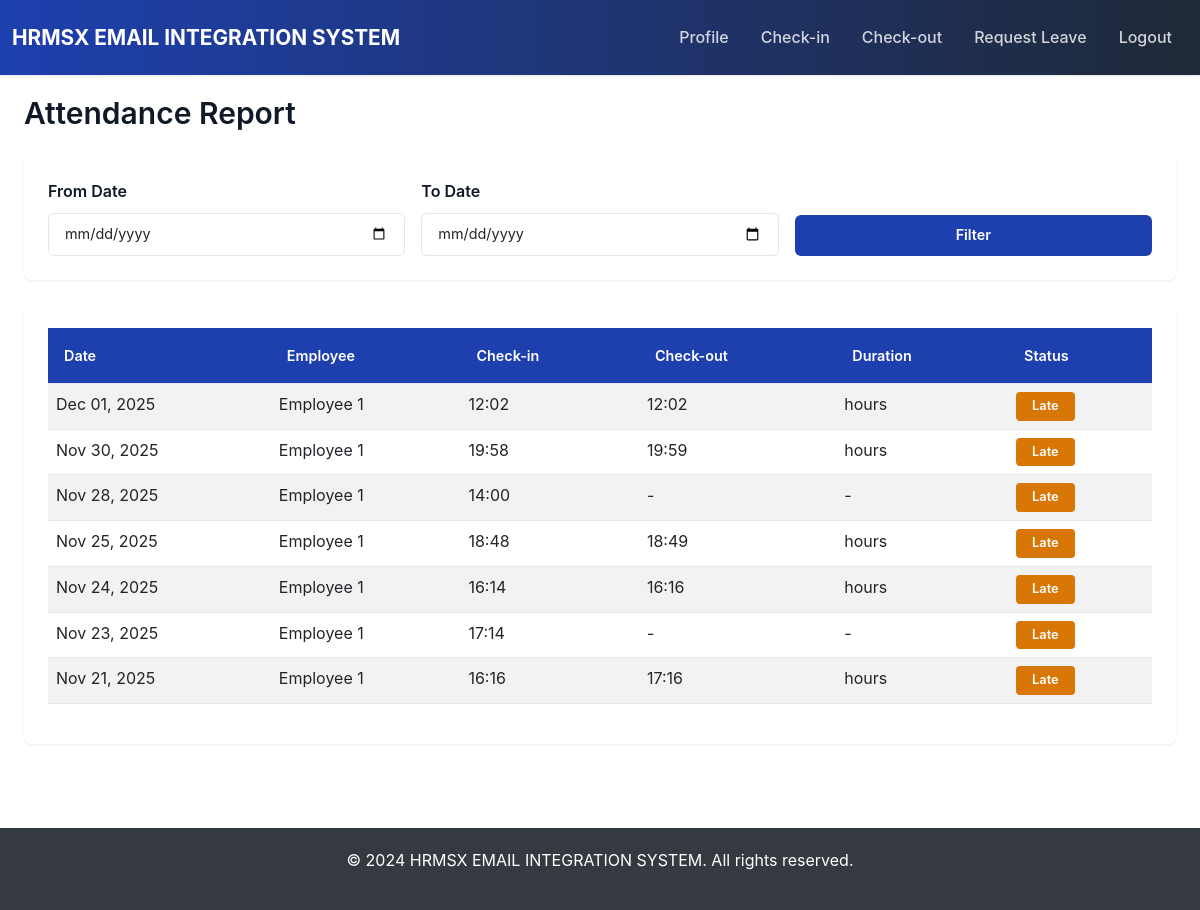
The page /attendance/report/ (signed in) on the database its author committed.
### attendance/models.py (models this page shows, shortened)
class AttendanceRecord(models.Model):
    STATUS_CHOICES = [
        ('present', 'Present'),
        ('late', 'Late'),
        ('absent', 'Absent'),
        ('half_day', 'Half Day'),
    ]
    employee = models.ForeignKey(User, on_delete=models.CASCADE, related_name='attendance_records')
    attendance_date = models.DateField(auto_now_add=True)
    check_in_time = models.DateTimeField(null=True, blank=True)
    check_out_time = models.DateTimeField(null=True, blank=True)
    status = models.CharField(max_length=20, choices=STATUS_CHOICES, default='absent')
    notes = models.TextField(blank=True)
    created_at = models.DateTimeField(auto_now_add=True)
    updated_at = models.DateTimeField(auto_now=True)
    class Meta:
        unique_together = ('employee', 'attendance_date')
        ordering = ['-attendance_date']
        verbose_name_plural = "Attendance Records"

### attendance/views.py (the view, shortened to what this page needs)
# urls.py: path('report/', views.attendance_report, name='attendance_report'),
@login_required(login_url='login')
def attendance_report(request):
    user = request.user
    role_profile = get_object_or_404(UserRole, user=user)
    if role_profile.role == 'employee':
        records = AttendanceRecord.objects.filter(employee=user).order_by('-attendance_date')
    elif role_profile.role == 'hr':
        records = AttendanceRecord.objects.all().order_by('-attendance_date')
    else:
        messages.error(request, 'You are not authorized to view this page.')
        return redirect('profile')
    from_date = request.GET.get('from_date')
    to_date = request.GET.get('to_date')
    if from_date:
        records = records.filter(attendance_date__gte=from_date)
    if to_date:
        records = records.filter(attendance_date__lte=to_date)
    from django.core.paginator import Paginator
    paginator = Paginator(records, 20)
    page_number = request.GET.get('page')
    page_obj = paginator.get_page(page_number)
    context = {
        'page_obj': page_obj,
        'from_date': from_date,
        'to_date': to_date,
    }
    return render(request, 'attendance/report.html', context)

### users/context_processors.py (called while the page is built)
def user_role(request):
    if request.user.is_authenticated:
        try:
            role_obj = UserRole.objects.get(user=request.user)
            return {
                'user_role': role_obj.role,
                'user_role_obj': role_obj,
            }
        except UserRole.DoesNotExist:
            return {
                'user_role': None,
                'user_role_obj': None,
            }
    return {
        'user_role': None,
        'user_role_obj': None,
    }

### templates/attendance/report.html (shortened to what this page needs)
{% extends 'base.html' %}
{% block content %}
<div class="container-fluid">
    <h2 class="mb-4"> Attendance Report</h2>
    <div class="card mb-4">
        <div class="card-body">
            <form method="get" class="row g-3">
                <div class="col-md-4">
                    <label for="from_date" class="form-label">From Date</label>
                    <input type="date" class="form-control" id="from_date" name="from_date" value="{{ from_date }}">
                </div>
                <div class="col-md-4">
                    <label for="to_date" class="form-label">To Date</label>
                    <input type="date" class="form-control" id="to_date" name="to_date" value="{{ to_date }}">
                </div>
                <div class="col-md-4 d-flex align-items-end">
                    <button type="submit" class="btn btn-primary w-100">Filter</button>
                </div>
            </form>
        </div>
    </div>
    <div class="card">
        <div class="card-body">
            <div class="table-responsive">
                <table class="table table-striped table-hover">
                    <thead class="table-light">
                        <tr>
                            <th>Date</th>
                            <th>Employee</th>
                            <th>Check-in</th>
                            <th>Check-out</th>
                            <th>Duration</th>
                            <th>Status</th>
                        </tr>
                    </thead>
                    <tbody>
                        {% for record in page_obj %}
                        <tr>
                            <td>{{ record.attendance_date|date:"M d, Y" }}</td>
                            <td>{{ record.employee.get_full_name }}</td>
                            <td>{{ record.check_in_time|time:"H:i"|default:"-" }}</td>
                            <td>{{ record.check_out_time|time:"H:i"|default:"-" }}</td>
                            <td>
                                {% if record.check_in_time and record.check_out_time %}
                                {% widthratio record.check_out_time|time:"U" record.check_in_time|time:"U" 1 %} hours
                                {% else %}
                                -
                                {% endif %}
                            </td>
                            <td>
                                {% if record.status == 'present' %}
                                <span class="badge bg-success">Present</span>
                                {% elif record.status == 'late' %}
                                <span class="badge bg-warning">Late</span>
                                {% elif record.status == 'absent' %}
                                <span class="badge bg-danger">Absent</span>
                                {% else %}
                                <span class="badge bg-info">{{ record.get_status_display }}</span>
                                {% endif %}
                            </td>
                        </tr>
                        {% endfor %}
                    </tbody>
                </table>
            </div>
        </div>
    </div>
</div>
{% endblock %}

### static/custom.css (style rules this page uses)
:root { --primary-color: #1e40af; --secondary-color: #1f2937; --accent-color: #0ea5e9; --success-color: #059669; --danger-color: #dc2626; --warning-color: #d97706; --info-color: #0891b2; --light-bg: #f9fafb; --dark-text: #111827; --border-color: #e5e7eb; }
* { font-family: -apple-system, BlinkMacSystemFont, 'Segoe UI', 'Roboto', 'Oxygen', 'Ubuntu', 'Cantarell', sans-serif; }
body { background: #ffffff; color: var(--dark-text); line-height: 1.6; }
.card { border: none; border-radius: 8px; box-shadow: 0 1px 3px rgba(0, 0, 0, 0.08); transition: all 0.3s ease; margin-bottom: 1.5rem; }
.card-body { padding: 1.5rem; }
.btn { border: none; border-radius: 6px; font-weight: 600; padding: 0.6rem 1.5rem; transition: all 0.3s ease; text-transform: none; font-size: 0.9rem; letter-spacing: 0px; }
.btn-primary { background: var(--primary-color); color: white; }
.badge { padding: 0.5rem 1rem; border-radius: 4px; font-weight: 600; font-size: 0.8rem; letter-spacing: 0px; }
.bg-warning { background: var(--warning-color) !important; color: white !important; }
.table { border-collapse: collapse; letter-spacing: 0px; }
.table thead th { background: var(--primary-color); border-bottom: 1px solid var(--border-color); font-weight: 600; color: white; text-transform: none; font-size: 0.9rem; letter-spacing: 0px; padding: 1rem; }
.table tbody tr { border-bottom: 1px solid var(--border-color); transition: all 0.3s ease; }
.form-control, .form-select { border: 1px solid var(--border-color); border-radius: 6px; padding: 0.6rem 1rem; font-size: 0.9rem; transition: all 0.3s ease; letter-spacing: 0px; background: white; }
.form-label { font-weight: 600; margin-bottom: 0.5rem; color: var(--dark-text); letter-spacing: 0px; }
h1, h2, h3, h4, h5, h6 { color: var(--dark-text); font-weight: 600; margin-bottom: 1rem; }
h2 { font-size: 1.875rem; }

### templates/base.html (style rules this page uses)
body { display: flex; flex-direction: column; min-height: 100vh; background-color: #f5f5f5; }
.card { border: none; box-shadow: 0 2px 8px rgba(0, 0, 0, 0.1); border-radius: 8px; }
.btn-primary { background: linear-gradient(135deg, #667eea 0%, #764ba2 100%); border: none; }

### rows shown on the page
AttendanceRecord: attendance_date "Dec 01, 2025", employee.get_full_name "Employee 1", check_in_time "12:02", check_out_time "12:02", shows "hours", status "Late"
AttendanceRecord: attendance_date "Nov 30, 2025", employee.get_full_name "Employee 1", check_in_time "19:58", check_out_time "19:59", shows "hours", status "Late"
AttendanceRecord: attendance_date "Nov 28, 2025", employee.get_full_name "Employee 1", check_in_time "14:00", check_out_time "-", status "Late"
AttendanceRecord: attendance_date "Nov 25, 2025", employee.get_full_name "Employee 1", check_in_time "18:48", check_out_time "18:49", shows "hours", status "Late"
AttendanceRecord: attendance_date "Nov 24, 2025", employee.get_full_name "Employee 1", check_in_time "16:14", check_out_time "16:16", shows "hours", status "Late"
AttendanceRecord: attendance_date "Nov 23, 2025", employee.get_full_name "Employee 1", check_in_time "17:14", check_out_time "-", status "Late"
AttendanceRecord: attendance_date "Nov 21, 2025", employee.get_full_name "Employee 1", check_in_time "16:16", check_out_time "17:16", shows "hours", status "Late"
